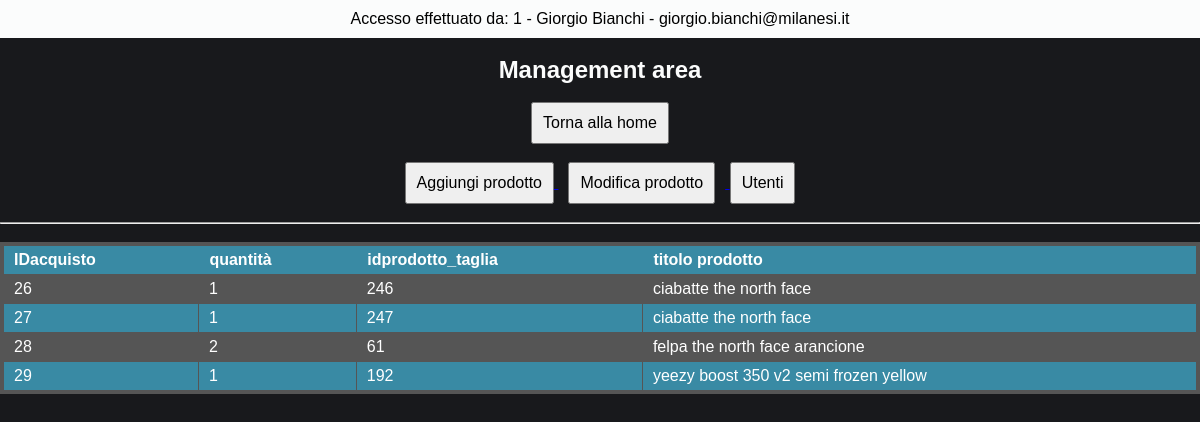
The page /management/viewUser.select.ordine.acquisto.php?IDutente=37&IDordine=19 (signed in) on the database its author committed.
### tables this page shows
CREATE TABLE `dipendenti` (
  `IDdipendente` int(11) NOT NULL AUTO_INCREMENT,
  `nome` varchar(30) DEFAULT NULL,
  `cognome` varchar(30) DEFAULT NULL,
  `data_nascita` date DEFAULT NULL,
  `luogo_nascita` varchar(30) DEFAULT NULL,
  `sesso` varchar(1) DEFAULT NULL,
  `provincia_sigla` varchar(2) DEFAULT NULL,
  `codice_fiscale` varchar(16) DEFAULT NULL,
  `salario_mensile` decimal(10,2) DEFAULT NULL,
  `ore_lavoro_settimanali` int(11) DEFAULT NULL,
  `email_personale` varchar(50) DEFAULT NULL,
  `email_aziendale` varchar(50) DEFAULT NULL,
  `password_aziendale` varchar(30) DEFAULT NULL,
  PRIMARY KEY (`IDdipendente`),
  UNIQUE KEY `codice_fiscale` (`codice_fiscale`,`email_personale`,`email_aziendale`)
);

CREATE TABLE `acquisto` (
  `IDacquisto` int(11) NOT NULL AUTO_INCREMENT,
  `quantita_acquisto` int(11) DEFAULT NULL,
  `idprodotto_taglia` int(11) DEFAULT NULL,
  `idordine` int(11) DEFAULT NULL,
  PRIMARY KEY (`IDacquisto`),
  KEY `idprodotto_taglia` (`idprodotto_taglia`),
  KEY `idordine` (`idordine`),
  CONSTRAINT `acquisto_ibfk_1` FOREIGN KEY (`idprodotto_taglia`) REFERENCES `prodotto_taglia` (`IDprodotto_taglia`),
  CONSTRAINT `acquisto_ibfk_2` FOREIGN KEY (`idordine`) REFERENCES `ordine` (`IDordine`)
);

CREATE TABLE `prodotto` (
  `IDprodotto` int(11) NOT NULL AUTO_INCREMENT,
  `titolo` varchar(50) DEFAULT NULL,
  `idproduttore_prodotto` int(11) DEFAULT NULL,
  `costo` decimal(10,2) DEFAULT NULL,
  `idoggetto` int(11) DEFAULT NULL,
  `idcolore_prodotto` int(11) DEFAULT NULL,
  `idimmagine_prodotto` int(11) DEFAULT NULL,
  `data_pubblicazione` datetime DEFAULT NULL,
  PRIMARY KEY (`IDprodotto`),
  UNIQUE KEY `titolo` (`titolo`),
  KEY `idoggetto` (`idoggetto`),
  KEY `idcolore_prodotto` (`idcolore_prodotto`),
  KEY `idproduttore_prodotto` (`idproduttore_prodotto`),
  KEY `idimmagine_prodotto` (`idimmagine_prodotto`),
  CONSTRAINT `prodotto_ibfk_1` FOREIGN KEY (`idoggetto`) REFERENCES `oggetto` (`IDoggetto`),
  CONSTRAINT `prodotto_ibfk_2` FOREIGN KEY (`idcolore_prodotto`) REFERENCES `colore_prodotto` (`IDcolore_prodotto`),
  CONSTRAINT `prodotto_ibfk_3` FOREIGN KEY (`idproduttore_prodotto`) REFERENCES `produttore_prodotto` (`IDproduttore_prodotto`),
  CONSTRAINT `prodotto_ibfk_4` FOREIGN KEY (`idimmagine_prodotto`) REFERENCES `immagine_prodotto` (`IDimmagine_prodotto`)
);

### management/viewUser.select.ordine.acquisto.php (the view, shortened to what this page needs)
<?php
include '../dbConfig/dbConfig.php';
include '../dbConfig/dbConfig_dip.php';
?>
<!DOCTYPE html>
<html>
  <?php
    $IDordine = $_GET["IDordine"];
    $email_aziendale = $_SESSION['email_aziendale'];
    $sql_dip = "SELECT * FROM dipendenti WHERE email_aziendale = '$email_aziendale'";
            $result_dip = $conn2->query($sql_dip);
            $row_dip = $result_dip->fetch_assoc();
  ?>
  <head>
    <link rel="stylesheet" href="./css/style.management.css">
  </head>
  <body >
      <div class="header-page">
        <div class="header">
          <p> Accesso effettuato da: <?php echo "{$row_dip["IDdipendente"]} - {$row_dip["nome"]} {$row_dip["cognome"]} - {$row_dip["email_aziendale"]}" ?> </p>
        </div>
        <br>
        <h2> Management area </h2>
        <br>
        <a href="./managementPage.php"> <button name="management-page"> Torna alla home </button> </a>
        <br><br>
        <a href="./aggiungiProdotto.php"> <button name="agg-prod"> Aggiungi prodotto </button> </a>
        <a href="./modificaProdotto.php"> <button name="mod-prod" style="margin: 0 10px;"> Modifica prodotto </button> </a>
        <a href="./viewUser.php"> <button name="view-user"> Utenti </button> </a>
        <br><br><hr><br>
      </div>
    <form action="<?php echo $_SERVER['PHP_SELF']; ?>" method="post">
      <?php
          $sql_acquisto = "SELECT * FROM acquisto WHERE idordine = '$IDordine'";
                             $result_acquisto = $conn->query($sql_acquisto);
          ?>
          <table class="steelBlueCols">
            <tr>
              <thead>
                <th> IDacquisto </th>
                <th> quantità </th>
                <th> idprodotto_taglia </th>
                <th> titolo prodotto </th>
              </thead>
            </tr>
            <tbody>
          <?php
          while ($row_acquisto = $result_acquisto->fetch_assoc()) {
            $sql_PT = "SELECT * FROM prodotto
                       WHERE IDprodotto IN (
                       SELECT idprodotto FROM prodotto_taglia WHERE idprodotto_taglia = '{$row_acquisto["idprodotto_taglia"]}'
                       )";
                       $result_PT = $conn->query($sql_PT);
                       $row_PT = $result_PT->fetch_assoc();
            ?>
              <tr>
                <td> <?php echo $row_acquisto["IDacquisto"] ?> </td>
                <td> <?php echo $row_acquisto["quantita_acquisto"] ?> </td>
                <td> <?php echo $row_acquisto["idprodotto_taglia"] ?> </td>
                <td> <?php echo $row_PT["titolo"] ?> </td>
              </tr>
            <?php
          }
          ?>
        </tbody>
      </table>
    </form>
  </body>
</html>

### management/css/style.management.css (style rules this page uses)
* { font-family: "Montserrat", sans-serif; padding: 0; margin: 0; }
body { background-color: rgb(24,25,28); color: #FBFCFC; text-align: center; box-sizing: content-box; }
.header-page button { padding: 10px; font-size: 16px; }
.header { width: 100%; position: flex; background: #FBFCFC; color: black; padding: 10px 0; }
table.steelBlueCols { border: 4px solid #555555; background-color: #555555; width: 100%; text-align: left; border-collapse: collapse; }
table.steelBlueCols td, table.steelBlueCols th { border: 1px solid #555555; padding: 5px 10px; }
table.steelBlueCols tbody td { font-size: 16px; color: white; }
table.steelBlueCols tr:nth-child(even) { background: #398AA4; }
table.steelBlueCols thead { background: #398AA4; }
table.steelBlueCols thead th { font-size: 16px; font-weight: bold; color: white; text-align: left; border-left: 2px solid #398AA4; }
table.steelBlueCols thead th:first-child { border-left: none; }

### rows shown on the page
dipendenti: IDdipendente "1", nome "Giorgio", cognome "Bianchi", email_aziendale "giorgio.bianchi@milanesi.it"
acquisto: IDacquisto "26", quantita_acquisto "1", idprodotto_taglia "246", prodotto.titolo "ciabatte the north face"
acquisto: IDacquisto "27", quantita_acquisto "1", idprodotto_taglia "247", prodotto.titolo "ciabatte the north face"
acquisto: IDacquisto "28", quantita_acquisto "2", idprodotto_taglia "61", prodotto.titolo "felpa the north face arancione"
acquisto: IDacquisto "29", quantita_acquisto "1", idprodotto_taglia "192", prodotto.titolo "yeezy boost 350 v2 semi frozen yellow"
